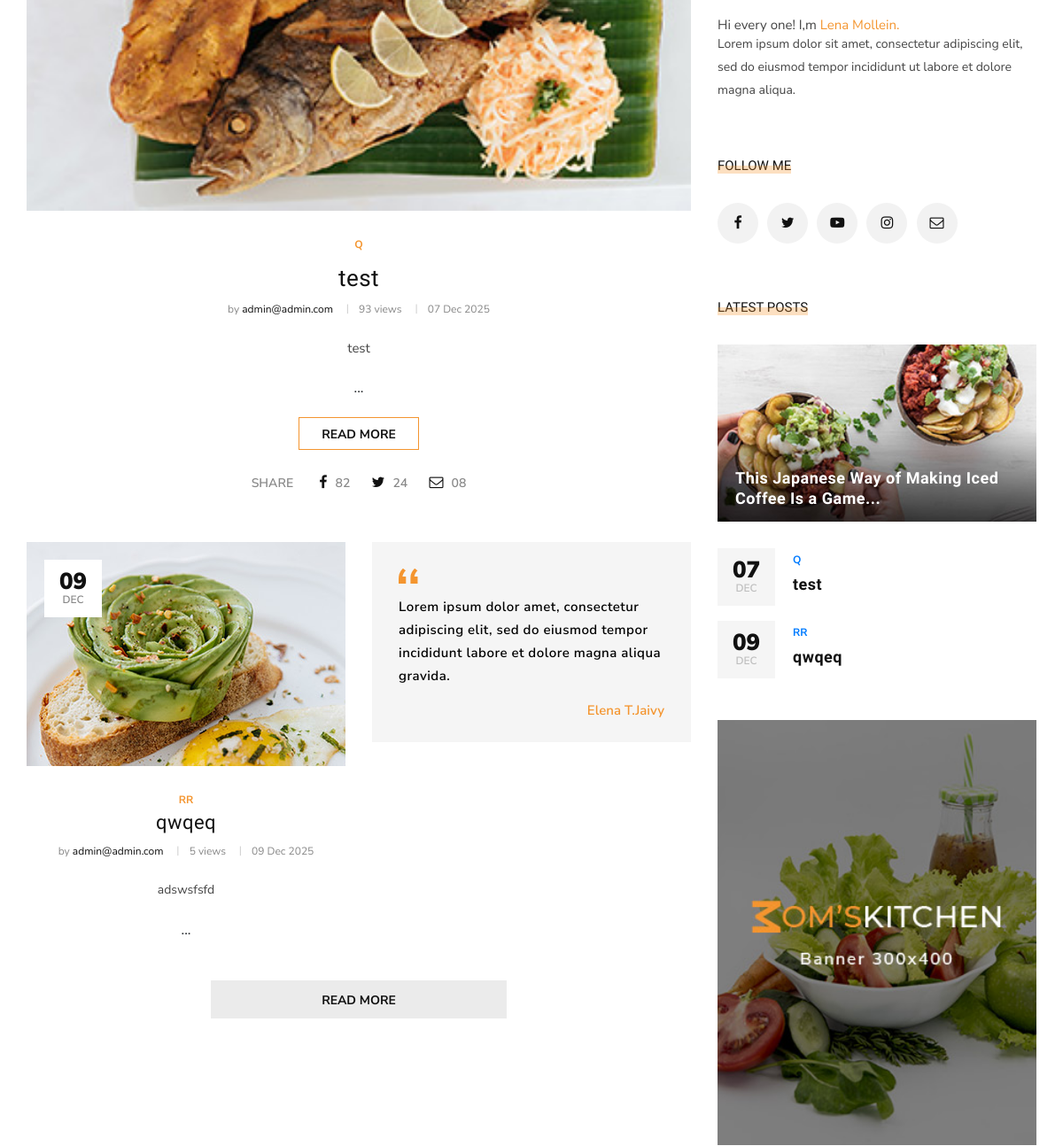
The app's page /website/ (middle part), older data.
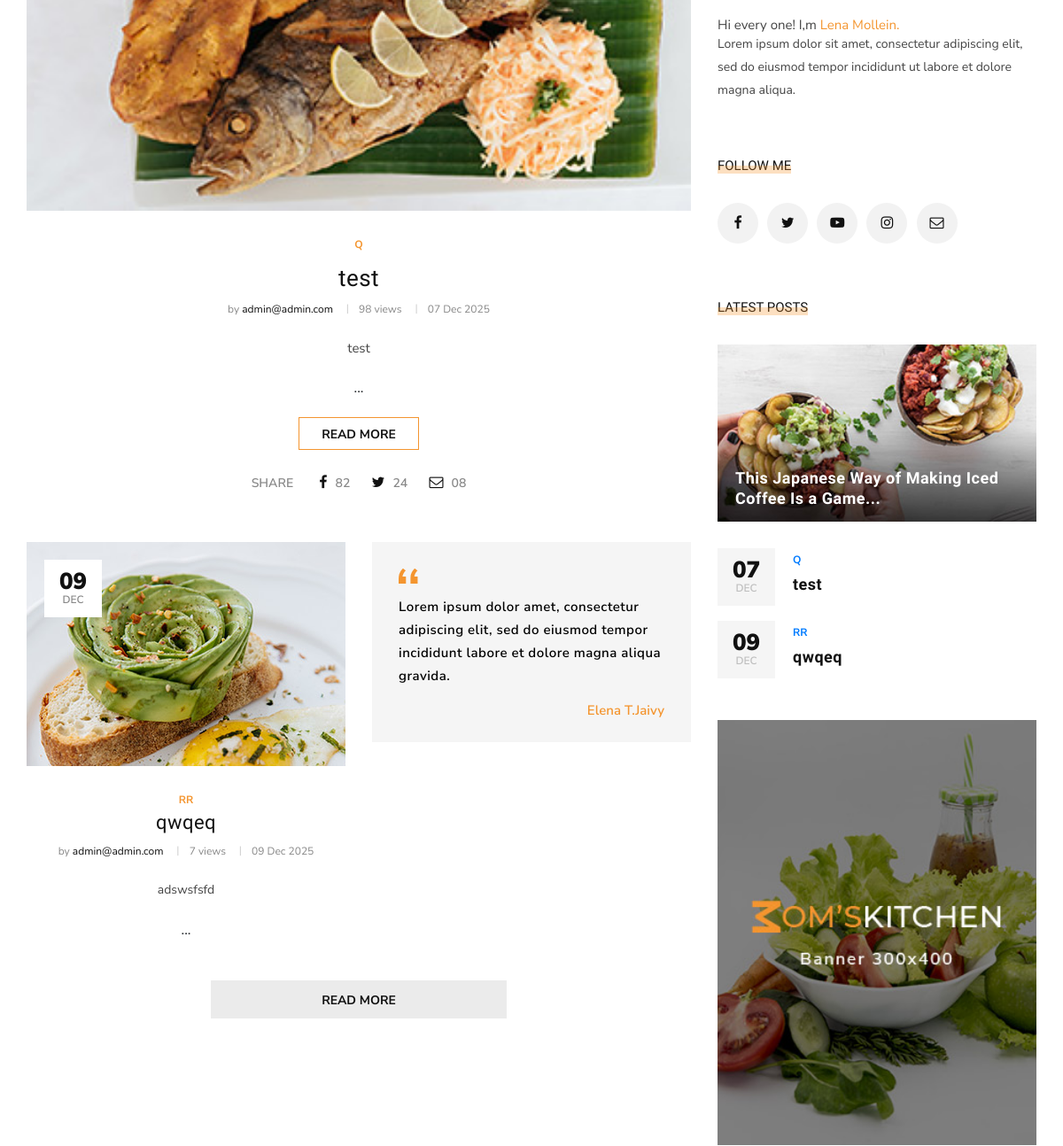
The same page, newer data.
### blog/models.py (models this page shows, shortened)
class Post(models.Model):
    image = models.ImageField(upload_to = 'blog/', default = 'blog/default.jpg')
    author = models.ForeignKey("accounts.Profile",on_delete = models.SET_NULL,null = True)
    title = models.CharField(max_length=255)
    content = models.TextField()
    tags = TaggableManager()
    category = models.ManyToManyField(Category)
    counted_views = models.IntegerField(default=0)
    status = models.BooleanField(default=False)
    login_require = models.BooleanField(default=False)
    published_date = models.DateTimeField(null=True)
    created_date = models.DateTimeField(auto_now_add=True)
    updated_date = models.DateTimeField(auto_now=True)
    class Meta:
        ordering = ['id']

### accounts/models.py (models this page shows, shortened)
class Profile(models.Model):
    user = models.ForeignKey(User, on_delete=models.CASCADE)
    first_name = models.CharField(max_length=250)
    last_name = models.CharField(max_length=250)
    image = models.ImageField(blank=True, null=True)
    description = models.TextField()
    created_date = models.DateTimeField(auto_now_add=True)
    updated_date = models.DateTimeField(auto_now=True)
    def __str__(self):
        return self.user.email

class User(AbstractBaseUser, PermissionsMixin):
    email = models.EmailField(max_length=255, unique=True)
    is_staff = models.BooleanField(default=False)
    is_active = models.BooleanField(default=True)
    is_superuser = models.BooleanField(default=False)
    is_verified = models.BooleanField(default=False)
    created_date = models.DateTimeField(auto_now_add=True)
    updated_date = models.DateTimeField(auto_now=True)
    USERNAME_FIELD = "email"
    REQUIRED_FIELDS = []
    objects = UserManager()

### website/views.py (the view)
# urls.py: path('',index_view,name='index'),
def index_view(request):
    return render(request,'website/index2.html')

### blog/models.py (called while the page is built)
    def __str__(self):
        return self.name

### blog/templatetags/blog_tags.py (called while the page is built)
@register.inclusion_tag('blog/blog_latestposts.html')
def latestposts():
    posts = Post.objects.filter(published_date__lte = timezone.now(),status=1).order_by('published_date')[:2]
    return {'posts':posts}

@register.inclusion_tag('blog/blog_postcategories.html')
def postcategories():
    posts = Post.objects.filter(published_date__lte = timezone.now(),status=1)
    categories = Category.objects.all()
    cat_dict = {}
    for name in categories:
        cat_dict[name] = posts.filter(category=name).count()
    return {'categories':cat_dict}

### website/templatetags/website_tags.py (called while the page is built)
@register.filter
def snippet(value,arg):
    return value[:arg]

@register.inclusion_tag('website/website-latestposts.html')
def latestposts2():
    posts = Post.objects.filter(published_date__lte = timezone.now(),status=1).order_by('published_date')[:6]
    return {'posts':posts}

### templates/website/index2.html (shortened to what this page needs)
{% extends 'base2.html' %}
{% load static %}
{% load website_tags %}
{% load blog_tags %}
{% block content %}
    <section class="categories spad">
        <div class="categories__post">
            <div class="container">
                <div class="row">
                    <div class="col-lg-8 col-md-8">
                        {% latestposts2 %}
                    </div>
                    <div class="col-lg-4 col-md-4">
                        <div class="sidebar__item">
                            {%include 'blog/blog_writer.html'%}
                            <div class="sidebar__follow__item">
                                <div class="sidebar__item__title">
                                    <h6>Follow me</h6>
                                </div>
                                <div class="sidebar__item__follow__links">
                                    <a href="#"><i class="fa fa-facebook"></i></a>
                                    <a href="#"><i class="fa fa-twitter"></i></a>
                                    <a href="#"><i class="fa fa-youtube-play"></i></a>
                                    <a href="#"><i class="fa fa-instagram"></i></a>
                                    <a href="#"><i class="fa fa-envelope-o"></i></a>
                                </div>
                            </div>
                            {% latestposts %}
                            <div class="sidebar__item__banner">
                                <img src="{% static "template2/img/sidebar/banner.jpg" %}" alt="">
                            </div>
                        </div>
                    </div>
                </div>
            </div>
        </div>
    </section>
{% endblock %}

### templates/website/website-latestposts.html (shortened to what this page needs)
{% load static %}
{% load website_tags %}
{% if posts.0 %}
<div class="categories__post__item categories__post__item--large">
    <div class="categories__post__item__pic set-bg"
        data-setbg="{{posts.0.image.url}}">
    </div>
    <div class="categories__post__item__text">
        <ul class="post__label--large">
            {% for cat in posts.0.category.all %}
            <li>
                {{cat.name}}
            </li>
            {% endfor %}
        </ul>
        <h3><a href="{% url "blog:blog_single" pid=posts.0.id %}">{{posts.0.title}}</a></h3>
        <ul class="post__widget">
            <li>by <span>{{posts.0.author}}</span></li>
            <li>{{posts.0.counted_views}} views</li>
            <li>{{posts.0.published_date|date:'d M Y'}}</li>
        </ul>
        <p>{{posts.0.content|snippet:100|safe}} ...</p>
        <a href="{% url "blog:blog_single" pid=posts.0.id %}" class="primary-btn">Read more</a>
        <div class="post__social">
            <span>Share</span>
            <a href="#"><i class="fa fa-facebook"></i> <span>82</span></a>
            <a href="#"><i class="fa fa-twitter"></i> <span>24</span></a>
            <a href="#"><i class="fa fa-envelope-o"></i> <span>08</span></a>
        </div>
    </div>
</div>
{% endif %}
<div class="row">
    <div class="col-lg-6 col-md-6 col-sm-6">
        {% if posts.1 %}
        <div class="categories__post__item">
            <div class="categories__post__item__pic small__item set-bg"
                data-setbg={{posts.1.image.url}}>
                <div class="post__meta">
                    <h4>{{posts.1.published_date|date:'d'}}</h4>
                    <span>{{posts.1.published_date|date:'M'}}</span>
                </div>
            </div>
            <div class="categories__post__item__text">
                <ul class="post__label--large">
                    {% for cat in posts.1.category.all %}
                    <li>
                        {{cat.name}}
                    </li>
                    {% endfor %}
                </ul>
                <h3><a href="{% url "blog:blog_single" pid=posts.1.id %}">{{posts.1.title}}</a></h3>
                <ul class="post__widget">
                    <li>by <span>{{posts.1.author}}</span></li>
                    <li>{{posts.1.counted_views}} views</li>
                    <li>{{posts.1.published_date|date:'d M Y'}}</li>
                </ul>
                <p>{{posts.1.content|snippet:100|safe}} ...</p>
            </div>
        </div>
        {% endif %}
    </div>
    <div class="col-lg-6 col-md-6 col-sm-6">
        <div class="categories__post__item__small">
            <img src="{% static "template2/img/categories/categories-post/quote.png" %}" alt="">
            <p>Lorem ipsum dolor amet, consectetur adipiscing elit, sed do eiusmod tempor
                incididunt labore et dolore magna aliqua gravida.</p>
            <div class="posted__by">Elena T.Jaivy</div>
        </div>
    </div>
    <div class="col-lg-12 text-center">
        <div class="load__more__btn">
            <a href="{% url "blog:blog_home" %}">Read more</a>
        </div>
    </div>
</div>

### templates/blog/blog_latestposts.html (shortened to what this page needs)
{% load static %}
<div class="sidebar__feature__item">
    <div class="sidebar__item__title">
        <h6>Latest Posts</h6>
    </div>
    <div class="sidebar__feature__item__large set-bg"
        data-setbg="{% static "template2/img/sidebar/feature-post.jpg" %}">
        <div class="sidebar__feature__item__large--text">
            <h5><a href="#">This Japanese Way of Making Iced Coffee Is a Game...</a>
            </h5>
        </div>
    </div>
    <div class="sidebar__feature__item__list">
        {% for post in posts %}
        <div class="sidebar__feature__item__list__single">
            <div class="post__meta">
                <h4>{{post.published_date|date:'d'}}</h4>
                <span>{{post.published_date|date:'M'}}</span>
            </div>
            <div class="post__text">
                <span>
                    {% for cat in post.category.all %}
                    <a href="{% url "blog:category" cat_name=cat.name %}">{{cat.name}} {%if not forloop.last%} , {%endif%}</a>
                    {% endfor %}
                </span>
                <h5><a href="{% url "blog:blog_single" pid=post.id %}">{{post.title}}</a></h5>
            </div>
        </div>
        {% endfor %}
    </div>
</div>

Row changes from the older to the newer data that the page shows:
changed Post "test": counted_views "93" → "98"
changed Post "qwqeq": counted_views "5" → "7"
